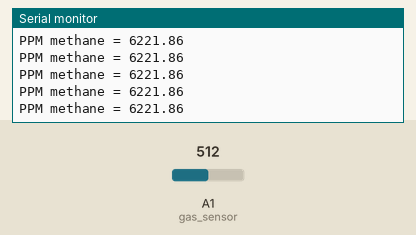
Simulated run of this sketch. Board: Arduino Uno, built with avr-gcc and run on an emulated ATmega328P. Shown: the last lines printed to the serial monitor. Inputs (shaded band) come from the test bench; at power-on: A1 (gas_sensor) = 512.

Above: at 1.2 s.
1.3 s: A1 (gas_sensor) set to 378
At 2.0 s:
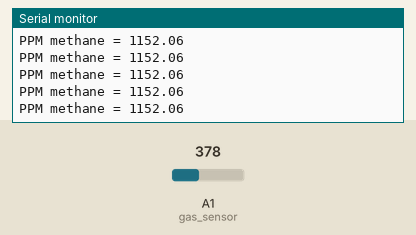
2.8 s: A1 (gas_sensor) set to 351
At 3.4 s:
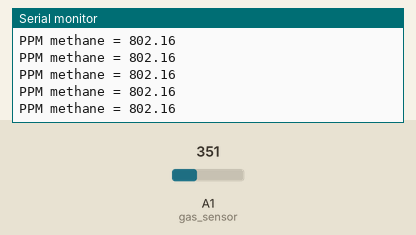
Timing chart, 0 to 5.8 s (numbered marks = the images above; inputs shaded):
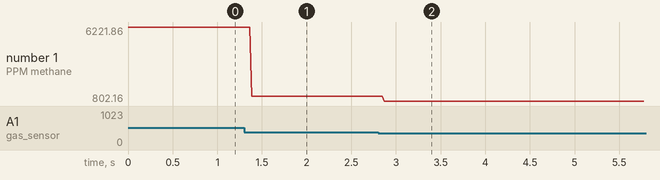

The sketch:

mq4-2.ino
```cpp
int gas_sensor = A1; //Sensor pin
float R0 = 11.820; //Sensor Resistance in fresh air from previous code
float m=-0.318;
float b=1.133;

void setup() {
  Serial.begin(9600); //Baud rate
  pinMode(gas_sensor, INPUT); //Set gas sensor as input
}

void loop() {
  float sensor_volt; //Define variable for sensor voltage
  float RS_gas; //Define variable for sensor resistance
  float ratio; //Define variable for ratio
  float sensorValue = analogRead(gas_sensor); //Read analog values of sensor
  sensor_volt = sensorValue * (5.0 / 1023.0); //Convert analog values to voltage
  RS_gas = ((5.0 * 10.0) / sensor_volt) - 10.0; //Get value of RS in a gas
  ratio = RS_gas / R0;   // Get ratio RS_gas/RS_air

  double ppm_log = (log10(ratio) - b) / m; //Get ppm value in linear scale according to the the ratio value
  double ppm = pow(10, ppm_log); //Convert ppm value to log scale
  Serial.print("PPM methane = ");
  Serial.println(ppm);
}
```

Measured:
- after the input at 1.3 s, the serial monitor: prints a new line after 0.09 s (image 1)
- after the input at 2.8 s, the serial monitor: prints a new line after 0.07 s (image 2)
- plotted number 1: 6221.86 → 1152.06 after the input at 1.3 s, 1152.06 → 802.16 after the input at 2.8 s
